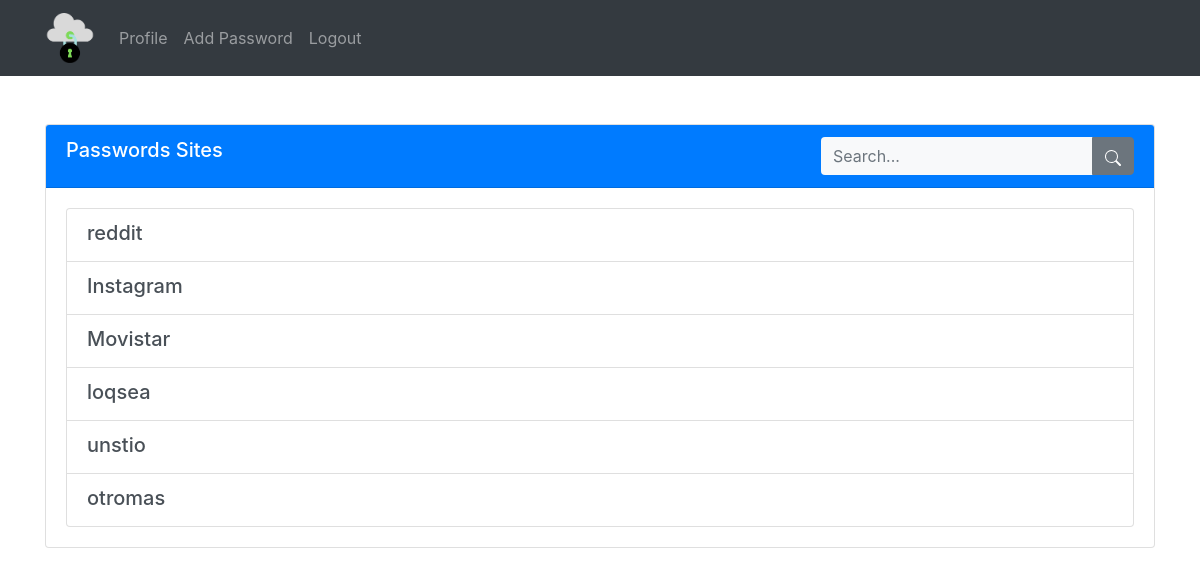
Page / (signed in) on the earlier database version.
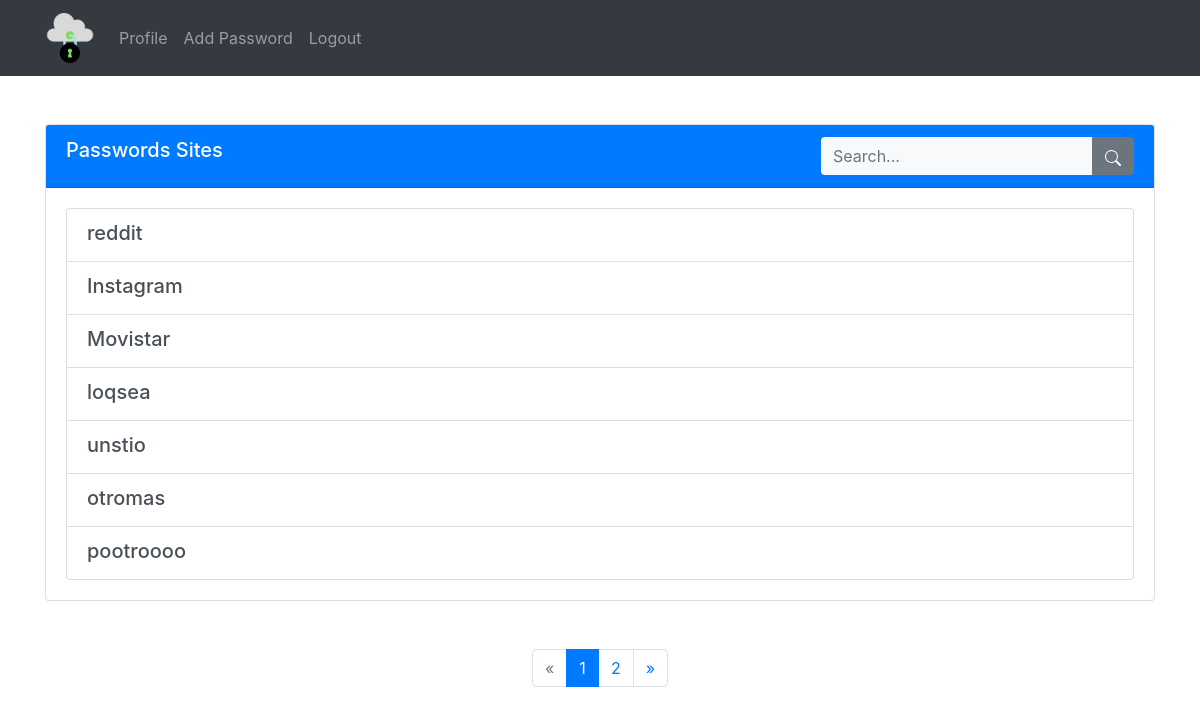
Same page on the later database version.
### core/models.py (models this page shows, shortened)
class Site(models.Model):
    user = models.ForeignKey(User, on_delete=models.CASCADE)
    website_name = models.CharField(max_length=50)
    website_link = models.CharField(max_length=200, null=True, blank=True)
    website_username = models.CharField(max_length=50)
    website_password = models.CharField(max_length=50)
    website_notes = models.CharField(max_length=200, null=True, blank=True)
    created = models.DateTimeField(auto_now_add=True)
    last_modified = models.DateTimeField(auto_now=True)
    class Meta:
        ordering = ['created']

### core/views.py (the view, shortened to what this page needs)
# urls.py: path('', HomeListView.as_view(), name='home'),
@method_decorator(login_required, name='dispatch')
class HomeListView(ListView):
    model = Site
    paginate_by = 7
    template_name = 'core/home.html'
    context_object_name = 'sites'
    def get_queryset(self):
        user = self.request.user
        queryset = Site.objects.filter(user=user)
        return queryset

### core/templates/core/home.html (shortened to what this page needs)
{% extends 'core/base.html' %}
{% block content %}
{% if user.is_authenticated %}
  {% if sites %}
    <div class="container my-5">
    <div class="card">
        <div class="card-header bg-primary text-white d-flex justify-content-between align-items-center">
            <div>
            <h5 class="card-title">Passwords Sites</h5>
            </div>
      <form class="form-inline navbar-search" method="POST">
        <div class="input-group">
          <input type="text" class="form-control bg-light border-0 small" placeholder="Search..." name="search" value="{{ request.POST.search }}">
          <div class="input-group-append">
            <button class="btn btn-secondary" type="submit">
              <svg xmlns="http://www.w3.org/2000/svg" width="16" height="16" fill="currentColor" class="bi bi-search" viewBox="0 0 16 16">
              <path d="M11.742 10.344a6.5 6.5 0 1 0-1.397 1.398h-.001q.044.06.098.115l3.85 3.85a1 1 0 0 0 1.415-1.414l-3.85-3.85a1 1 0 0 0-.115-.1zM12 6.5a5.5 5.5 0 1 1-11 0 5.5 5.5 0 0 1 11 0"/>
                </svg>
            </button>
          </div>
        </div>
      </form>
        </div>
        <div class="card-body">
            <div class="list-group">
                {% for site in sites %}
                <a href="{% url 'site' site.id %}" class="list-group-item list-group-item-action">
                    <div class="d-flex w-100 justify-content-between">
                        <h5 class="mb-1">{{ site.website_name }}</h5>
                    </div>
                </a>
                {% endfor %}
            </div>
        </div>
    </div>
</div>
{% if is_paginated %}
  <nav aria-label="Page navigation">
    <ul class="pagination justify-content-center">
      {% if page_obj.has_previous %}
        <li class="page-item ">
          <a class="page-link" href="?page={{ page_obj.previous_page_number }}">&laquo;</a>
        </li>
      {% else %}
        <li class="page-item disabled">
          <a class="page-link" href="#" tabindex="-1">&laquo;</a>
        </li>
      {% endif %}
      {% for i in paginator.page_range %}
        <li class="page-item {% if page_obj.number == i %}active{% endif %}">
          <a class="page-link" href="?page={{ i }}">{{ i }}</a>
        </li>
      {% endfor %}
      {% if page_obj.has_next %}
        <li class="page-item ">
          <a class="page-link" href="?page={{ page_obj.next_page_number }}">&raquo;</a>
        </li>
      {% else %}
        <li class="page-item disabled">
          <a class="page-link" href="#" tabindex="-1">&raquo;</a>
        </li>
      {% endif %}
    </ul>
  </nav>
{% endif %}
  {% else %}
    <div class="container mt-5">
      <a href="{% url 'add' %}" class="btn btn-primary">Store your first password</a>
    </div>
  {% endif %}
{% else %}
<script>
      window.location.href = "{% url 'login' %}";
</script>
{% endif %}
{% endblock %}

Differences in the rows shown:
added Site: website_name "pootroooo"
Other differences:
new list line: "1"
new list line: "2"
